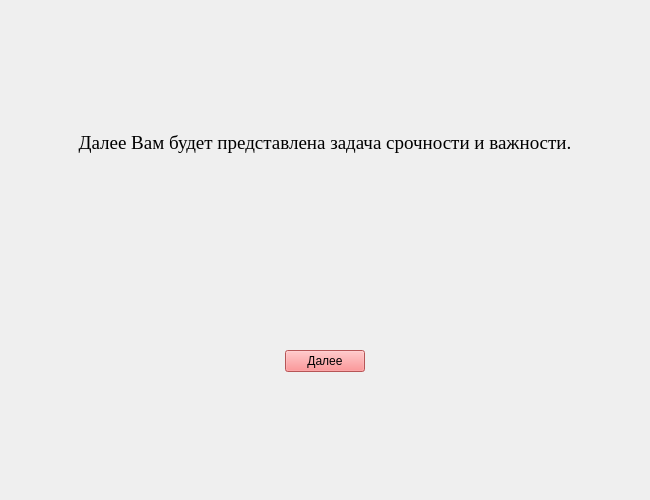
<?xml version="1.0" encoding="UTF-8"?>
<ui version="4.0">
 <class>BreakTwoForm</class>
 <widget class="QWidget" name="BreakTwoForm">
  <property name="geometry">
   <rect>
    <x>0</x>
    <y>0</y>
    <width>650</width>
    <height>500</height>
   </rect>
  </property>
  <property name="windowTitle">
   <string>BreakTwo</string>
  </property>
  <layout class="QGridLayout" name="gridLayout">
   <item row="1" column="0">
    <spacer name="horizontalSpacer">
     <property name="orientation">
      <enum>Qt::Horizontal</enum>
     </property>
     <property name="sizeHint" stdset="0">
      <size>
       <width>40</width>
       <height>20</height>
      </size>
     </property>
    </spacer>
   </item>
   <item row="2" column="1">
    <spacer name="verticalSpacer_2">
     <property name="orientation">
      <enum>Qt::Vertical</enum>
     </property>
     <property name="sizeHint" stdset="0">
      <size>
       <width>20</width>
       <height>40</height>
      </size>
     </property>
    </spacer>
   </item>
   <item row="4" column="1">
    <spacer name="verticalSpacer_3">
     <property name="orientation">
      <enum>Qt::Vertical</enum>
     </property>
     <property name="sizeHint" stdset="0">
      <size>
       <width>20</width>
       <height>40</height>
      </size>
     </property>
    </spacer>
   </item>
   <item row="0" column="1">
    <spacer name="verticalSpacer">
     <property name="orientation">
      <enum>Qt::Vertical</enum>
     </property>
     <property name="sizeHint" stdset="0">
      <size>
       <width>20</width>
       <height>40</height>
      </size>
     </property>
    </spacer>
   </item>
   <item row="1" column="1">
    <layout class="QHBoxLayout" name="horizontalLayout">
     <item>
      <widget class="QTextBrowser" name="textBrowser">
       <property name="sizePolicy">
        <sizepolicy hsizetype="Minimum" vsizetype="Expanding">
         <horstretch>0</horstretch>
         <verstretch>0</verstretch>
        </sizepolicy>
       </property>
       <property name="minimumSize">
        <size>
         <width>550</width>
         <height>100</height>
        </size>
       </property>
       <property name="maximumSize">
        <size>
         <width>550</width>
         <height>100</height>
        </size>
       </property>
       <property name="font">
        <font>
         <family>Times New Roman</family>
         <pointsize>14</pointsize>
        </font>
       </property>
       <property name="styleSheet">
        <string notr="true">border: none;
background-color: transparent;</string>
       </property>
       <property name="html">
        <string>&lt;!DOCTYPE HTML PUBLIC &quot;-//W3C//DTD HTML 4.0//EN&quot; &quot;http://www.w3.org/TR/REC-html40/strict.dtd&quot;&gt;
&lt;html&gt;&lt;head&gt;&lt;meta name=&quot;qrichtext&quot; content=&quot;1&quot; /&gt;&lt;style type=&quot;text/css&quot;&gt;
p, li { white-space: pre-wrap; }
&lt;/style&gt;&lt;/head&gt;&lt;body style=&quot; font-family:'Times New Roman'; font-size:14pt; font-weight:400; font-style:normal;&quot;&gt;
&lt;p align=&quot;center&quot; style=&quot; margin-top:0px; margin-bottom:0px; margin-left:0px; margin-right:0px; -qt-block-indent:0; text-indent:0px;&quot;&gt;Далее Вам будет представлена задача срочности и важности.&lt;/p&gt;&lt;/body&gt;&lt;/html&gt;</string>
       </property>
      </widget>
     </item>
    </layout>
   </item>
   <item row="3" column="1">
    <layout class="QHBoxLayout" name="horizontalLayout_2">
     <item>
      <widget class="QPushButton" name="pushButton">
       <property name="sizePolicy">
        <sizepolicy hsizetype="Fixed" vsizetype="Fixed">
         <horstretch>0</horstretch>
         <verstretch>0</verstretch>
        </sizepolicy>
       </property>
       <property name="styleSheet">
        <string notr="true">background-color: rgb(255, 119, 121);</string>
       </property>
       <property name="text">
        <string>Далее</string>
       </property>
      </widget>
     </item>
    </layout>
   </item>
   <item row="1" column="2">
    <spacer name="horizontalSpacer_2">
     <property name="orientation">
      <enum>Qt::Horizontal</enum>
     </property>
     <property name="sizeHint" stdset="0">
      <size>
       <width>40</width>
       <height>20</height>
      </size>
     </property>
    </spacer>
   </item>
   <item row="3" column="0">
    <spacer name="horizontalSpacer_3">
     <property name="orientation">
      <enum>Qt::Horizontal</enum>
     </property>
     <property name="sizeHint" stdset="0">
      <size>
       <width>40</width>
       <height>20</height>
      </size>
     </property>
    </spacer>
   </item>
   <item row="3" column="2">
    <spacer name="horizontalSpacer_4">
     <property name="orientation">
      <enum>Qt::Horizontal</enum>
     </property>
     <property name="sizeHint" stdset="0">
      <size>
       <width>40</width>
       <height>20</height>
      </size>
     </property>
    </spacer>
   </item>
  </layout>
 </widget>
 <resources/>
 <connections/>
</ui>
